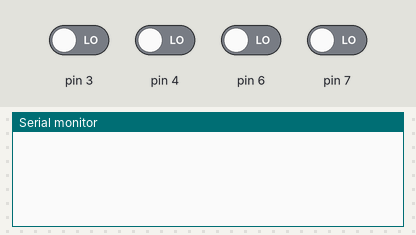
A sketch run on a simulated Arduino Uno, built with avr-gcc and run on an emulated ATmega328P. On the bench: the last lines printed to the serial monitor. Inputs (shaded band) come from the test bench; at power-on: pin 3, pin 4, pin 6, pin 7 LOW.

Above: at 2.2 s.
2.3 s: pin 3 driven HIGH
At 3.4 s:
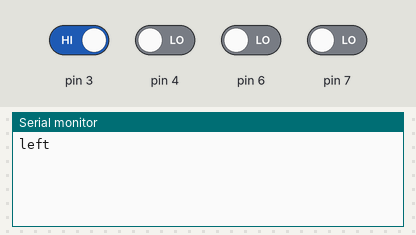
5.0 s: pin 4 driven HIGH
At 6.2 s:
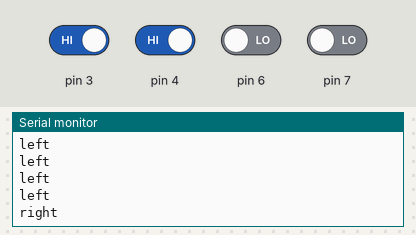
7.8 s: pin 6 driven HIGH
At 9.0 s:
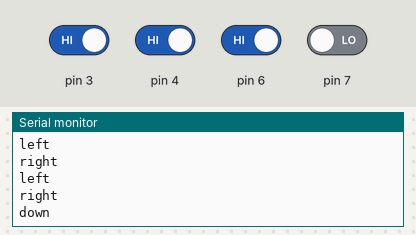

The sketch:

GameController_Code.ino
```cpp
//© 2020 The Assembly, Rights Reserved
//Authors Asif Rasheed, Rawan Suwwan, Seba Alkafri


void setup() {
  Serial.begin(9600);
  pinMode(3, INPUT);
  pinMode(4, INPUT);
  pinMode(7, INPUT);
  pinMode(6, INPUT);
}

void loop() {
  if(digitalRead(3) == HIGH){
    Serial.println("left");
  }
  if(digitalRead(4) == HIGH){
    Serial.println("right");
  }
  if(digitalRead(7) == HIGH){
    Serial.println("up");
  }
  if(digitalRead(6) == HIGH){
    Serial.println("down");
  }
  delay(700);
}
```

Measured:
- after the input at 2.3 s, the serial monitor: prints a new line after 0.50 s (image 1)
- after the input at 5.0 s, the serial monitor: prints a new line after 0.61 s (image 2)
- after the input at 7.8 s, the serial monitor: prints a new line after 0.61 s (image 3)
